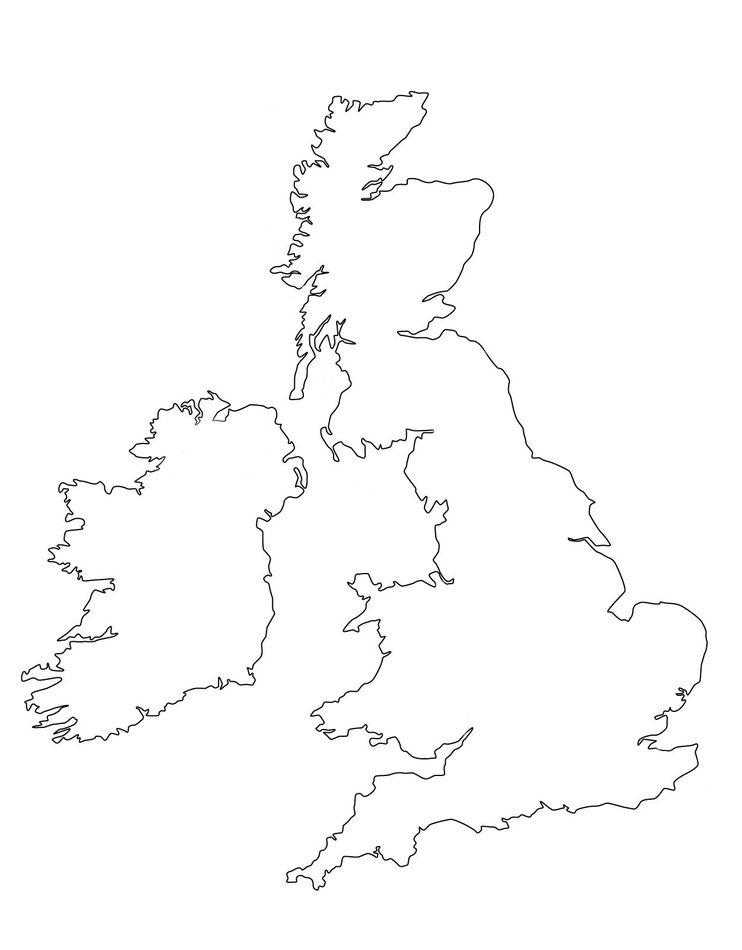
#> input picture tests/image_3.png, 742 x 950 px, shrunk from 1250 x 1600 before the run, found by its file name
$ python script.py
#> lines starting #> are read from the running program, lines starting #| are printed output that depends on the picture; after the words box and inside, x2 and y2 are one past the last pixel; in counts of white or black regions, pixels touching at a corner belong together
import cv2
import math
import matplotlib.pyplot as plt
import numpy as np
import random
import turtle
from queue import Queue

def cube_add(v, w):
    return (v[0] + w[0], v[1] + w[1], v[2] + w[2])

# [13 lines of commented-out code are left out]
def cube_to_coords(size, q, r):
    """Convierte coordenadas hexagonales cúbicas (q, r, s) a coordenadas cartesianas (x, y) para hexágonos 'pointy-top'."""
    x = size * math.sqrt(3) * (q + r / 2)
    y = size * (3/2) * r
    return [x, y]

def coords_to_cube(size, x, y):
    """Convierte coordenadas cartesianas (x, y) a coordenadas hexagonales cúbicas (q, r, s) para hexágonos 'pointy-top'."""
    q = (math.sqrt(3)/3 * x - 1/3 * y) / size
    r = (2/3 * y) / size
    s = -q - r
    return [q, r, s]

def cube_distance(v=(0,0,0), w=(0,0,0)):
    return (abs(w[0]-v[0]) + abs(w[1]-v[1]) + abs(w[2]-v[2]))/2

def cube_to_string(cube):
    return f"{cube[0]},{cube[1]},{cube[2]}"

def coords_in_contours(coords, contours):
    x, y = coords
    for contour in contours:
        result = cv2.pointPolygonTest(contour, (x, y), False)
        if result >= 0:  # 1 = dentro, 0 = en el borde
            return True
    return False

# Cargar la imagen
image_path = "image_3.png"
image = cv2.imread(image_path)
#> image is the input picture: shape (950, 742, 3); min 0, max 255, mean 251.4

# Convertir a escala de grises y detectar bordes
gray = cv2.cvtColor(image, cv2.COLOR_BGR2GRAY)
blurred = cv2.GaussianBlur(gray, (3, 3), 0)  # Suaviza la imagen
edges = cv2.Canny(blurred, 10, 50)
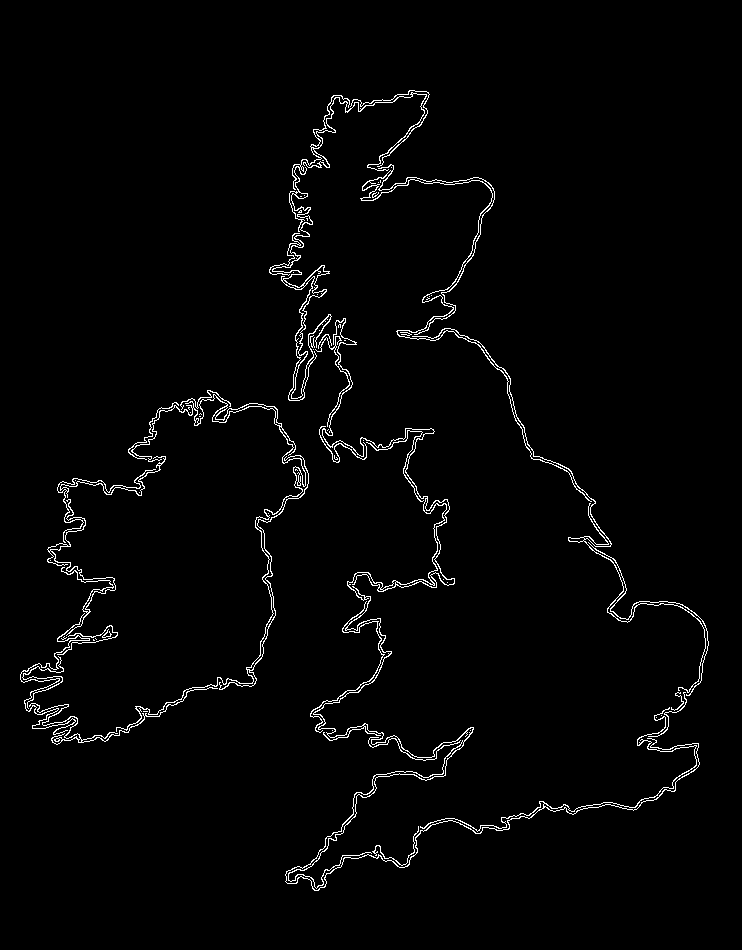
#> edges: shape (950, 742); 2% white in thin lines or dots, all inside (x1, y1, x2, y2) = (20, 90, 709, 891)

# Encontrar contornos en la imagen original
closed = cv2.morphologyEx(edges, cv2.MORPH_CLOSE, np.ones((5,5), np.uint8))
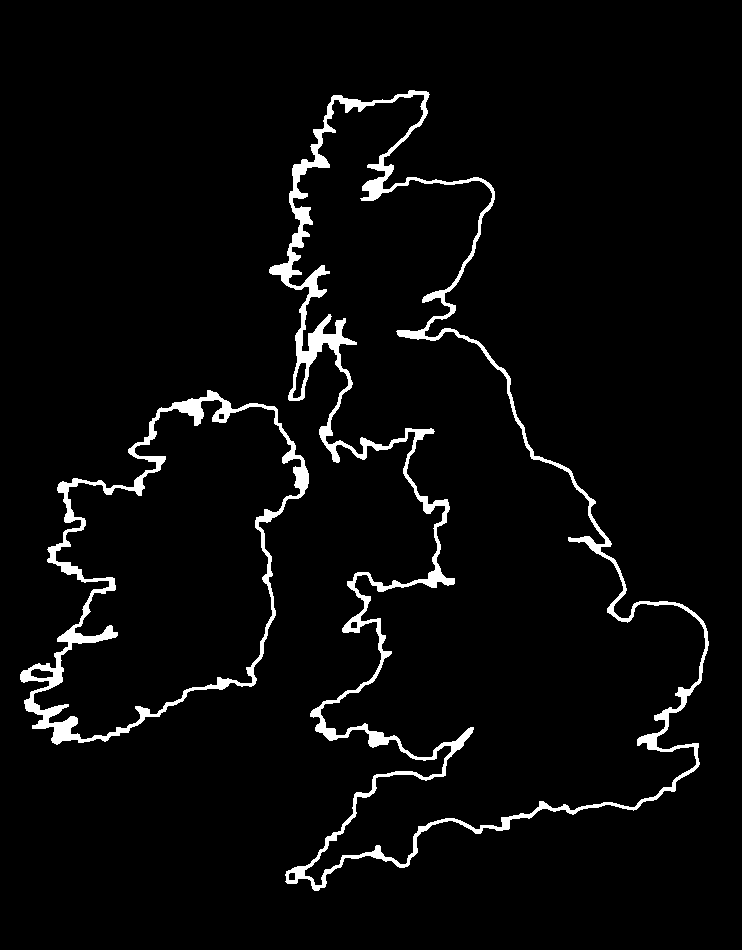
#> closed: shape (950, 742); 3.9% white; 2 white regions
contours, _ = cv2.findContours(closed, cv2.RETR_EXTERNAL, cv2.CHAIN_APPROX_SIMPLE)
#> contours = 2 contours; box (x1, y1, x2, y2) and area: (269, 90, 709, 891) 155848, (20, 390, 309, 745) 59914

# Dibujar los contornos en la imagen original
contour_image = np.ones_like(image) * 255  # Imagen con fondo blanco
for i, contour in enumerate(contours):
    print(i)
    cv2.drawContours(contour_image, [contour], 0, (random.randint(0, 255), random.randint(0, 255), random.randint(0, 255)), 2)
#> this loop made 2 passes
#| 0
#| 1
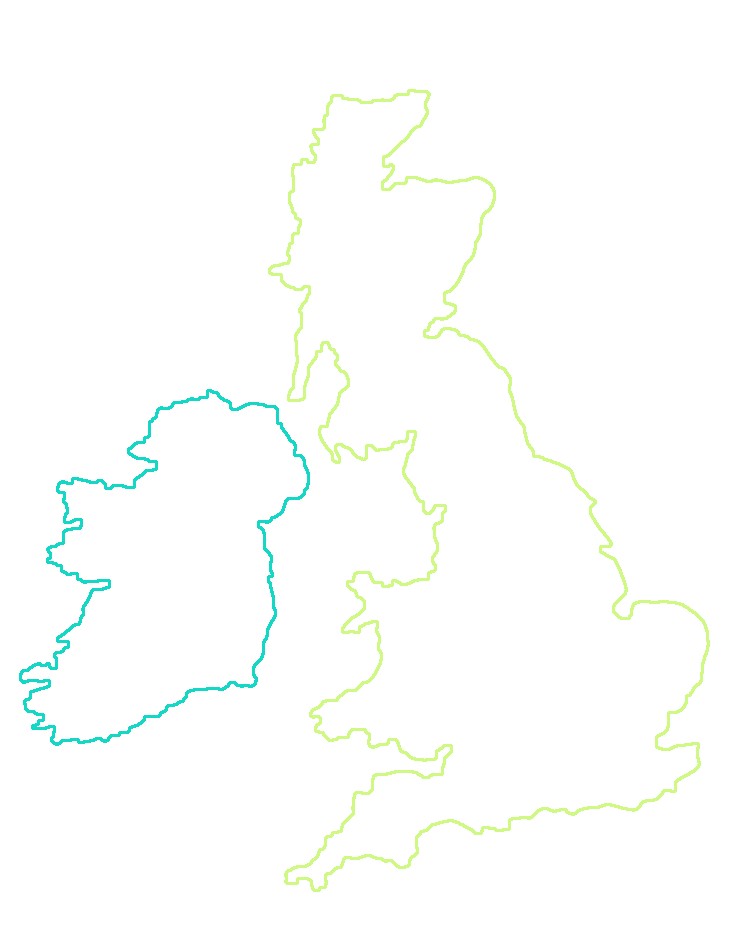
#> contour_image: shape (950, 742, 3); mean of channels 0, 1, 2 252.5, 254.6, 252.5; drawn as B, G, R

# Encontrar el rectángulo delimitador más ajustado
x, y, w, h = cv2.boundingRect(np.vstack(contours))
#> x = 20; y = 90; w = 689; h = 801
margin = 30  # Margen extra alrededor del contorno

# Calcular los límites asegurando que no salgan de la imagen
ymin = max(0, y - margin)
#> ymin = 60
ymax = min(image.shape[0], y + h + margin)
#> ymax = 921
xmin = max(0, x - margin)
#> xmin = 0
xmax = min(image.shape[1], x + w + margin)
#> xmax = 739

# Recortar la imagen
contour_image = contour_image[ymin:ymax, xmin:xmax]
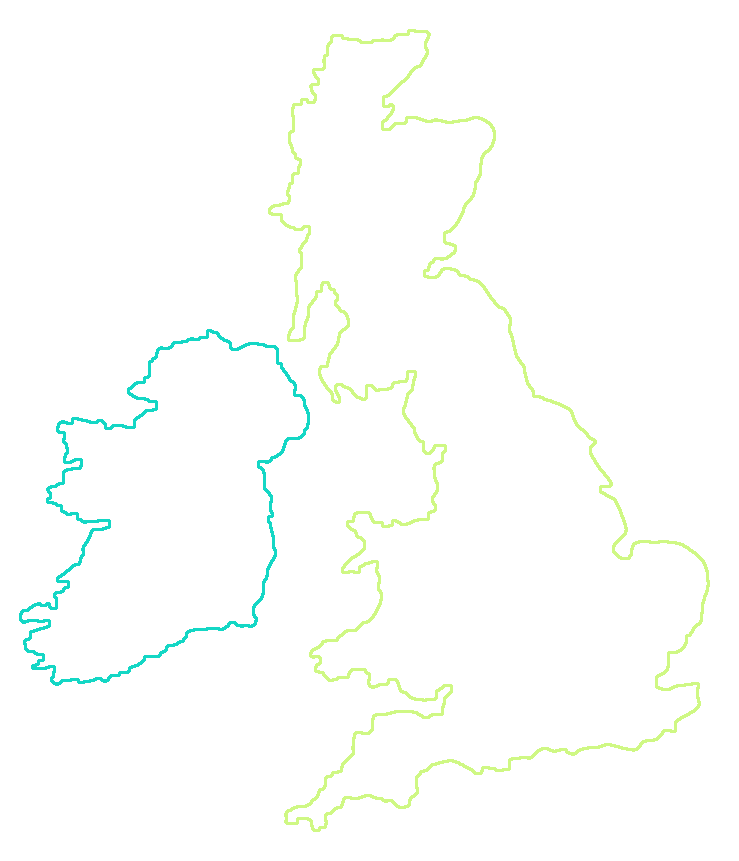
#> contour_image: shape (861, 739, 3); mean of channels 0, 1, 2 252.2, 254.6, 252.3; drawn as B, G, R
contours = [contour - np.array([xmin, ymin]) for contour in contours]
#> contours = 2 items

#> (the run stopped early here; a loop or call above may not have finished)

$ run again, with tests/image_0.png copied over tests/image_3.png
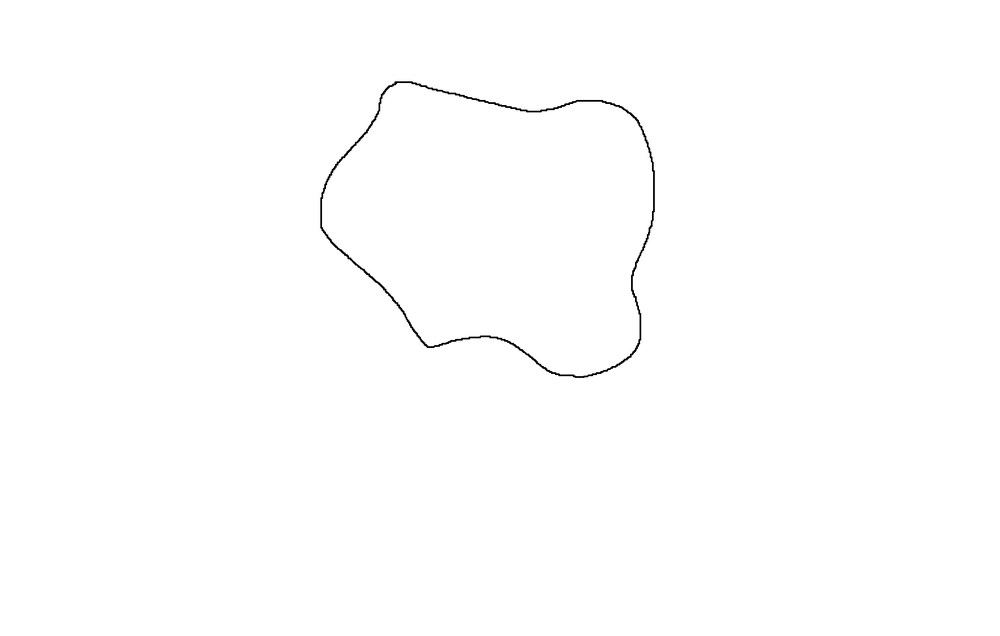
#> input picture tests/image_0.png, 1000 x 636 px, shrunk from 1770 x 1126 before the run, found by its file name
#> image is the input picture: shape (636, 1000, 3); min 0, max 255, mean 254.2
#> `edges = cv2.Canny(blurred, 10, 50)`:
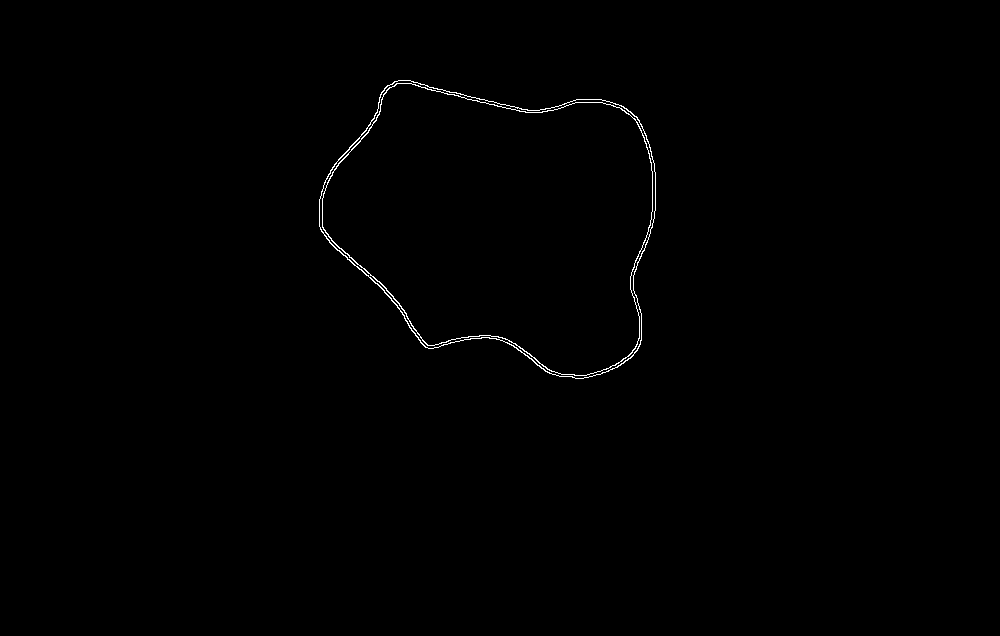
#> edges: shape (636, 1000); 0.38% white in thin lines or dots, all inside (x1, y1, x2, y2) = (319, 80, 656, 379)
#> closed: shape (636, 1000); 0.63% white; 1 white region
#> `contours, _ = cv2.findContours(closed, cv2.RETR_EXTERNAL, cv2.CHAIN_AP..`: contours = 1 contour; box (x1, y1, x2, y2) and area: (319, 80, 656, 379) 73432
#> the loop `for i, contour in enumerate(contours):` made 1 pass
#| 0
#> x = 319; y = 80; w = 337; h = 299
#> ymin = 50
#> ymax = 409
#> xmin = 289
#> xmax = 686
#> `contour_image = contour_image[ymin:ymax, xmin:xmax]`:
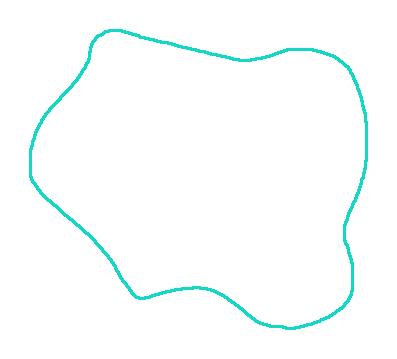
#> contour_image: shape (359, 397, 3); mean of channels 0, 1, 2 253.5, 254, 249; drawn as B, G, R
#> `contours = [contour - np.array([xmin, ymin]) for contour in contours]`: contours = 1 item

$ run again, with tests/image_1.png copied over tests/image_3.png
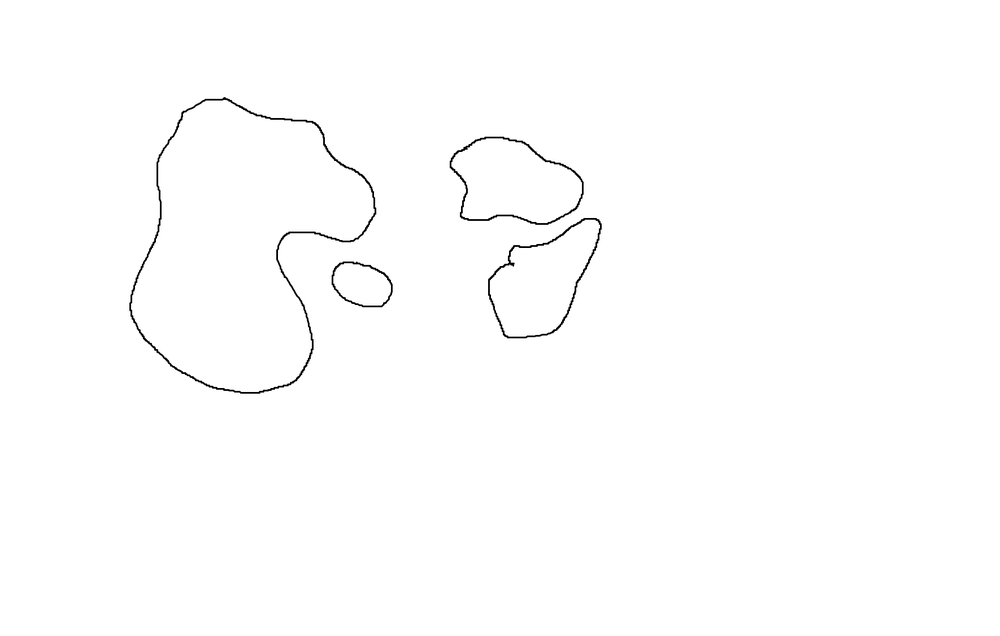
#> input picture tests/image_1.png, 1000 x 636 px, shrunk from 1770 x 1126 before the run, found by its file name
#> image is the input picture: shape (636, 1000, 3); min 0, max 255, mean 253.6
#> `edges = cv2.Canny(blurred, 10, 50)`:
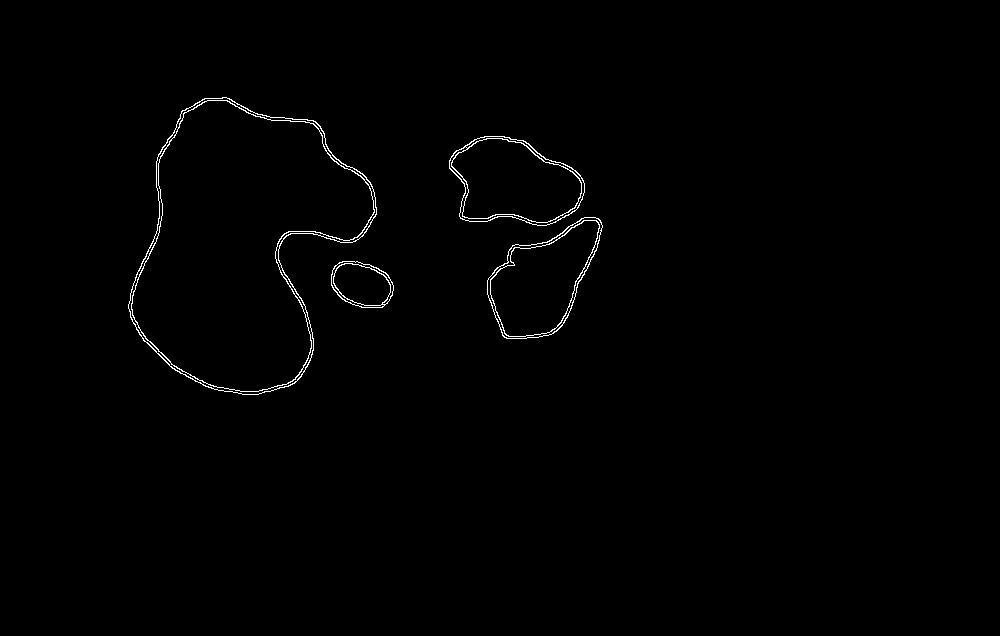
#> edges: shape (636, 1000); 0.67% white in thin lines or dots, all inside (x1, y1, x2, y2) = (128, 97, 603, 395)
#> closed: shape (636, 1000); 1.1% white; 4 white regions
#> `contours, _ = cv2.findContours(closed, cv2.RETR_EXTERNAL, cv2.CHAIN_AP..`: contours = 4 contours; box (x1, y1, x2, y2) and area: (128, 97, 377, 395) 46790, (449, 136, 585, 226) 8729, (487, 217, 603, 339) 8423, (331, 261, 394, 308) 2229
#> the loop `for i, contour in enumerate(contours):` made 4 passes
#| 0
#| 1
#| 2
#| 3
#> x = 128; y = 97; w = 475; h = 298
#> ymin = 67
#> ymax = 425
#> xmin = 98
#> xmax = 633
#> `contour_image = contour_image[ymin:ymax, xmin:xmax]`:
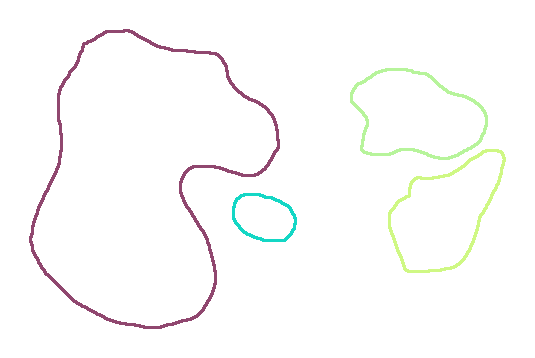
#> contour_image: shape (358, 535, 3); mean of channels 0, 1, 2 250.9, 251.7, 251.6; drawn as B, G, R
#> `contours = [contour - np.array([xmin, ymin]) for contour in contours]`: contours = 4 items

$ run again, with tests/image_2.png copied over tests/image_3.png
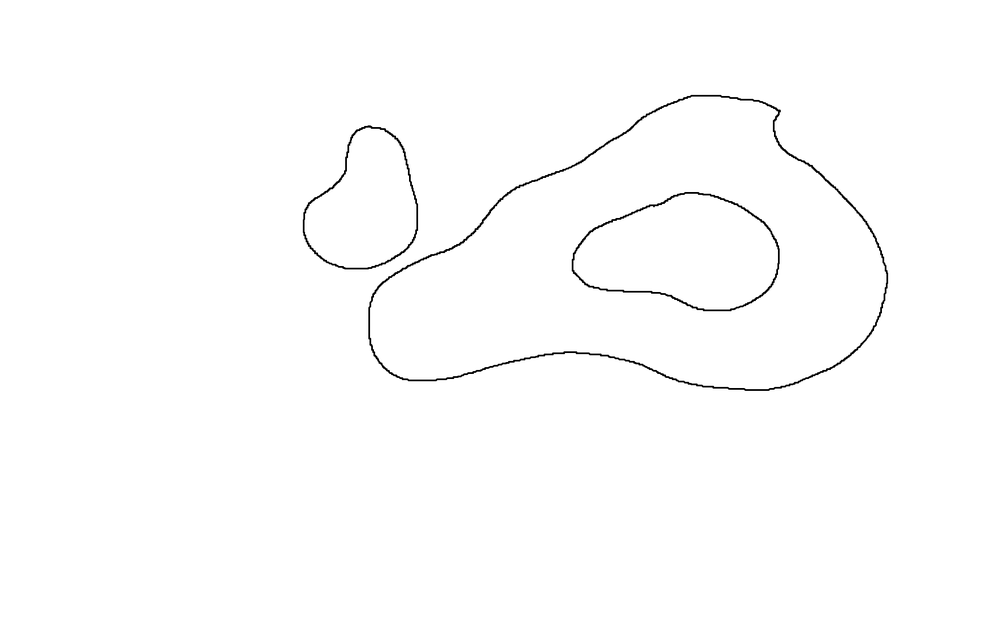
#> input picture tests/image_2.png, 1000 x 636 px, shrunk from 1770 x 1126 before the run, found by its file name
#> image is the input picture: shape (636, 1000, 3); min 0, max 255, mean 253.2
#> `edges = cv2.Canny(blurred, 10, 50)`:
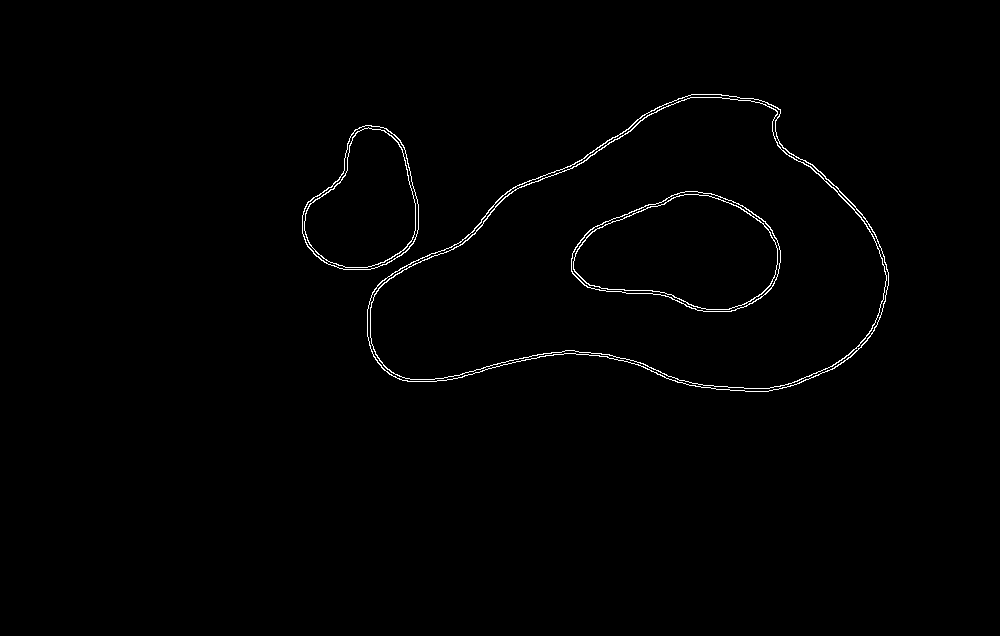
#> edges: shape (636, 1000); 0.82% white in thin lines or dots, all inside (x1, y1, x2, y2) = (302, 94, 889, 392)
#> closed: shape (636, 1000); 1.4% white; 3 white regions
#> `contours, _ = cv2.findContours(closed, cv2.RETR_EXTERNAL, cv2.CHAIN_AP..`: contours = 2 contours; box (x1, y1, x2, y2) and area: (367, 94, 889, 392) 101932, (302, 125, 419, 270) 11743
#> the loop `for i, contour in enumerate(contours):` made 2 passes
#| 0
#| 1
#> x = 302; y = 94; w = 587; h = 298
#> ymin = 64
#> ymax = 422
#> xmin = 272
#> xmax = 919
#> `contour_image = contour_image[ymin:ymax, xmin:xmax]`:
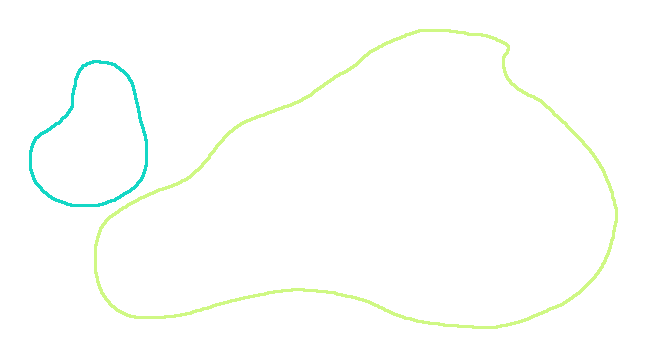
#> contour_image: shape (358, 647, 3); mean of channels 0, 1, 2 252.2, 254.6, 252.6; drawn as B, G, R
#> `contours = [contour - np.array([xmin, ymin]) for contour in contours]`: contours = 2 items
